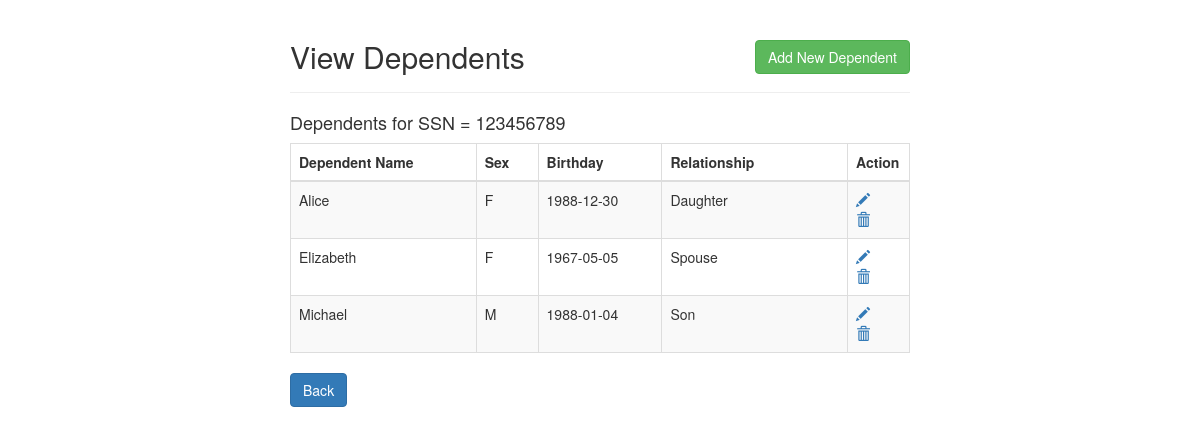
Page /program2/viewDependents.php?Ssn=123456789 on the committed database.
### tables this page shows
create table DEPENDENT (
  Essn char(9) not null,
  Dependent_name varchar(15) not null,
  Sex char(1) not null,
  Bdate date not null,
  Relationship varchar(8) not null,
  primary key (Essn, Dependent_name),
  foreign key (Essn) references EMPLOYEE(Ssn) on update cascade on delete cascade
);

### program2/viewDependents.php (the view, shortened to what this page needs)
<!DOCTYPE html>
<html lang="en">
<head>
	<link rel="stylesheet" href="https://maxcdn.bootstrapcdn.com/bootstrap/3.3.7/css/bootstrap.css">
</head>
<body>
	<div class="wrapper">
		<div class="container-fluid">
			<div class="row">
				<div class="col-md-12">
					<div class="page-header clearfix">
						<h2 class="pull-left">View Dependents</h2>
						<a href="addDependent.php" class="btn btn-success pull-right">Add New Dependent</a>
					</div>
					<?php
     if (isset($_SESSION["Ssn"])) {
         $sql =
             "SELECT D.Dependent_name, D.Sex, D.Bdate, D.Relationship from DEPENDENT D where D.Essn = ?";
         if ($stmt = mysqli_prepare($link, $sql)) {
             mysqli_stmt_bind_param($stmt, "s", $param_Ssn);
             $param_Ssn = $_SESSION["Ssn"];
             if (mysqli_stmt_execute($stmt)) {
                 $result = mysqli_stmt_get_result($stmt);
                 echo "<h4>Dependents for SSN = $param_Ssn</h4><p>";
                 if (mysqli_num_rows($result) > 0) {
                     echo "<table class='table table-bordered table-striped'>";
                     echo "<thead>";
                     echo "<tr>";
                     echo "<th width=30%>Dependent Name</th>";
                     echo "<th width=10%>Sex</th>";
                     echo "<th width=20%>Birthday</th>";
                     echo "<th width=30%>Relationship</th>";
                     echo "<th width=10%>Action</th>";
                     echo "</tr>";
                     echo "</thead>";
                     echo "<tbody>";
                     while ($row = mysqli_fetch_array($result)) {
                         echo "<tr>";
                         echo "<td>{$row["Dependent_name"]}</td>";
                         echo "<td>{$row["Sex"]}</td>";
                         echo "<td>{$row["Bdate"]}</td>";
                         echo "<td>{$row["Relationship"]}</td>";
                         echo "<td>";
                         echo "<a href='updateDependent.php?Ssn={$_SESSION["Ssn"]}&Depname={$row["Dependent_name"]}' title='Update Record' data-toggle='tooltip'><span class='glyphicon glyphicon-pencil'></span></a>";
                         echo "<a href='deleteDependent.php?Ssn={$_SESSION["Ssn"]}&Depname={$row["Dependent_name"]}' title='Delete Record' data-toggle='tooltip'><span class='glyphicon glyphicon-trash'></span></a>";
                         echo "</td>";
                         echo "</tr>";
                     }
                     echo "</tbody>";
                     echo "</table>";
                 } else {
                     echo "No dependents were found.";
                 }
             } else {
                 header("location: error.php");
                 exit();
             }
         }
     } else {
         header("location: error.php");
         exit();
     }
     ?>
					<p><a href="index.php" class="btn btn-primary">Back</a></p>
				</div>
			</div>
		</div>
	</div>
</body>
</html>

### program2/viewDependents.php (style rules this page uses)
.wrapper { width: 650px; margin: 0 auto; }
.page-header h2 { margin-top: 0; }
table tr td:last-child a { margin-right: 15px; }

### rows in the picture
dependent: Dependent_name "Alice", Sex "F", Bdate "1988-12-30", Relationship "Daughter"
dependent: Dependent_name "Elizabeth", Sex "F", Bdate "1967-05-05", Relationship "Spouse"
dependent: Dependent_name "Michael", Sex "M", Bdate "1988-01-04", Relationship "Son"

### other values in the picture
$param_Ssn "123456789"
